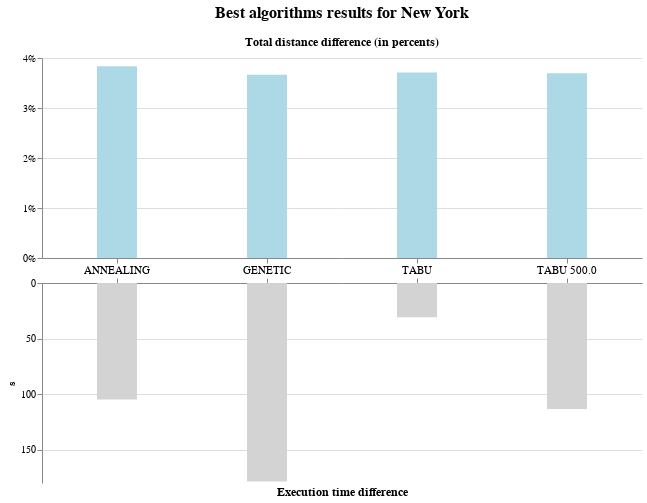

This figure's notebook cell:
### Code cell
create_diff_plot(
    df_new_york,
    title="Best algorithms results for New York",
    width=600,
    height=400
)

### Figure 1 — Vega-Lite specification as saved in the notebook (floating-point values rounded to 4 significant figures)
{"config": {"view": {"continuousWidth": 400, "continuousHeight": 300, "strokeWidth": 0}}, "vconcat": [{"data": {"name": "empty"}, "mark": "text", "height": 0, "title": {"text": "Best algorithms results for New York", "anchor": "middle", "fontSize": 16, "subtitleFontSize": 12, "subtitlePadding": 5}, "width": 600}, {"data": {"name": "data-81febb98f56ec499b77882eaa4506dbf"}, "mark": {"type": "bar", "size": 40}, "encoding": {"color": {"value": "lightblue"}, "tooltip": [{"field": "heuristic", "title": "Heuristic", "type": "nominal"}, {"field": "search", "title": "Search", "type": "nominal"}, {"field": "base_solution", "title": "Base solution", "type": "nominal"}, {"field": "iterations", "title": "Iterations", "type": "quantitative"}, {"field": "TotalDistance", "title": "Total distance", "type": "quantitative"}, {"field": "execution_time", "title": "Execution time", "type": "quantitative"}, {"field": "population_size", "title": "Population size", "type": "quantitative"}, {"field": "mutation_probability", "title": "Mutation probability", "type": "quantitative"}, {"field": "temp_coef", "title": "Temp coef", "type": "quantitative"}, {"field": "tabu_queue_coef", "title": "Queue coef", "type": "quantitative"}], "x": {"axis": {"labelFontSize": 0, "title": ""}, "field": "Name", "type": "nominal"}, "y": {"axis": {"format": "%"}, "field": "diff", "title": "", "type": "quantitative"}}, "height": 200, "title": {"text": "Total distance difference (in percents)", "fontSize": 12}, "width": 600}, {"data": {"name": "data-81febb98f56ec499b77882eaa4506dbf"}, "mark": "text", "encoding": {"text": {"field": "Name", "type": "nominal"}, "x": {"axis": null, "field": "Name", "type": "nominal"}}, "height": 10, "width": 600}, {"data": {"name": "data-81febb98f56ec499b77882eaa4506dbf"}, "mark": {"type": "bar", "size": 40}, "encoding": {"color": {"value": "lightgray"}, "tooltip": [{"field": "heuristic", "title": "Heuristic", "type": "nominal"}, {"field": "search", "title": "Search", "type": "nominal"}, {"field": "base_solution", "title": "Base solution", "type": "nominal"}, {"field": "iterations", "title": "Iterations", "type": "quantitative"}, {"field": "TotalDistance", "title": "Total distance", "type": "quantitative"}, {"field": "execution_time", "title": "Execution time", "type": "quantitative"}, {"field": "population_size", "title": "Population size", "type": "quantitative"}, {"field": "mutation_probability", "title": "Mutation probability", "type": "quantitative"}, {"field": "temp_coef", "title": "Temp coef", "type": "quantitative"}, {"field": "tabu_queue_coef", "title": "Queue coef", "type": "quantitative"}], "x": {"axis": {"labelFontSize": 0, "orient": "top", "title": ""}, "field": "Name", "type": "nominal"}, "y": {"field": "execution_time", "scale": {"reverse": true}, "title": "s", "type": "quantitative"}}, "height": 200, "title": {"text": "Execution time difference", "fontSize": 12, "orient": "bottom"}, "width": 600}], "spacing": 0, "$schema": "https://vega.github.io/schema/vega-lite/v4.17.0.json", "datasets": {"empty": [{}], "data-81febb98f56ec499b77882eaa4506dbf": [{"base_solution": "SIMPLE_GREEDY", "heuristic": "ANY_MOVE_EXPORTATION", "search": "TABU", "iterations": 500.0, "temp_coef": null, "population_size": null, "mutation_probability": null, "tabu_queue_coef": 0.3, "swap_any_to_generate": 500.0, "TotalDistance": 2325.0, "TotalTime": 9.624, "UnusedTrucksCount": 0, "OrphansCount": 0, "execution_time": 113.4, "TotalFuel": 581.2, "TrucksCount": 10, "Name": "TABU 500.0", "diff": 0.03693, "diff_time": 96.75}, {"base_solution": "SIMPLE_GREEDY", "heuristic": "ANY_MOVE_EXPORTATION", "search": "TABU", "iterations": 500.0, "temp_coef": null, "population_size": null, "mutation_probability": null, "tabu_queue_coef": 0.3, "swap_any_to_generate": null, "TotalDistance": 2324.0, "TotalTime": 9.634, "UnusedTrucksCount": 0, "OrphansCount": 0, "execution_time": 30.88, "TotalFuel": 581.1, "TrucksCount": 10, "Name": "TABU ", "diff": 0.03708, "diff_time": 14.24}, {"base_solution": "SIMPLE_GREEDY", "heuristic": "ANY_MOVE_EXPORTATION_FIXED2", "search": "GENETIC", "iterations": 500.0, "temp_coef": null, "population_size": 10.0, "mutation_probability": 0.1, "tabu_queue_coef": null, "swap_any_to_generate": null, "TotalDistance": 2325.0, "TotalTime": 9.621, "UnusedTrucksCount": 0, "OrphansCount": 0, "execution_time": 178.6, "TotalFuel": 581.4, "TrucksCount": 10, "Name": "GENETIC ", "diff": 0.03663, "diff_time": 161.9}, {"base_solution": "SIMPLE_GREEDY", "heuristic": "ANY_MOVE_EXPORTATION", "search": "ANNEALING", "iterations": 5000.0, "temp_coef": 1e-05, "population_size": null, "mutation_probability": null, "tabu_queue_coef": null, "swap_any_to_generate": null, "TotalDistance": 2321.0, "TotalTime": 9.636, "UnusedTrucksCount": 0, "OrphansCount": 0, "execution_time": 104.9, "TotalFuel": 580.3, "TrucksCount": 10, "Name": "ANNEALING ", "diff": 0.03835, "diff_time": 88.22}]}}
